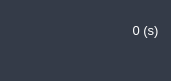
   <widget class="QFrame" name="frame_time_adjust">
    <property name="geometry">
     <rect>
      <x>760</x>
      <y>10</y>
      <width>171</width>
      <height>81</height>
     </rect>
    </property>
    <property name="font">
     <font>
      <family>Segoe UI</family>
      <pointsize>8</pointsize>
     </font>
    </property>
    <property name="styleSheet">
     <string notr="true">border-radius: 5px;
background-color: rgb(52, 59, 72);</string>
    </property>
    <widget class="QPushButton" name="btn_plus">
     <property name="geometry">
      <rect>
       <x>15</x>
       <y>10</y>
       <width>51</width>
       <height>41</height>
      </rect>
     </property>
     <property name="sizePolicy">
      <sizepolicy hsizetype="Expanding" vsizetype="Expanding">
       <horstretch>0</horstretch>
       <verstretch>0</verstretch>
      </sizepolicy>
     </property>
     <property name="styleSheet">
      <string notr="true">QPushButton {
	border: 2px solid rgb(52, 59, 72);
	border-top-left-radius: 10px;	
	border-bottom-left-radius: 10px;
	background-color: rgb(52, 59, 72);
}
QPushButton:hover {
	background-color:rgb(0, 152, 0);
	border: 2px solid rgb(0, 152, 0);
	border-top-left-radius: 10px;	
	border-bottom-left-radius: 10px;	
}
QPushButton:pressed {	
	background-color: rgb(35, 40, 49);
	border: 2px solid rgb(43, 50, 61);
}</string>
     </property>
     <property name="text">
      <string/>
     </property>
     <property name="icon">
      <iconset resource="files.qrc">
       <normaloff>:/20x20/icons/20x20/cil-plus.png</normaloff>:/20x20/icons/20x20/cil-plus.png</iconset>
     </property>
    </widget>
    <widget class="QPushButton" name="btn_minus">
     <property name="geometry">
      <rect>
       <x>66</x>
       <y>10</y>
       <width>51</width>
       <height>41</height>
      </rect>
     </property>
     <property name="sizePolicy">
      <sizepolicy hsizetype="Expanding" vsizetype="Expanding">
       <horstretch>0</horstretch>
       <verstretch>0</verstretch>
      </sizepolicy>
     </property>
     <property name="styleSheet">
      <string notr="true">QPushButton {
	border: 2px solid rgb(52, 59, 72);
	border-top-right-radius: 10px;	
	border-bottom-right-radius: 10px;	
	background-color: rgb(52, 59, 72);
}
QPushButton:hover {
	background-color:rgb(167, 0, 0);
	border: 2px solid rgb(167, 0, 0);
	border-top-right-radius: 10px;	
	border-bottom-right-radius: 10px;
}
QPushButton:pressed {	
	background-color: rgb(35, 40, 49);
	border: 2px solid rgb(43, 50, 61);
}</string>
     </property>
     <property name="text">
      <string/>
     </property>
     <property name="icon">
      <iconset resource="files.qrc">
       <normaloff>:/20x20/icons/20x20/cil-minus.png</normaloff>:/20x20/icons/20x20/cil-minus.png</iconset>
     </property>
    </widget>
    <widget class="QLabel" name="time_respond">
     <property name="geometry">
      <rect>
       <x>120</x>
       <y>10</y>
       <width>51</width>
       <height>41</height>
      </rect>
     </property>
     <property name="font">
      <font>
       <family>Segoe UI</family>
       <pointsize>10</pointsize>
       <weight>50</weight>
       <bold>false</bold>
      </font>
     </property>
     <property name="styleSheet">
      <string notr="true">color:rgb(255, 255, 255);</string>
     </property>
     <property name="text">
      <string>0 (s)</string>
     </property>
     <property name="alignment">
      <set>Qt::AlignCenter</set>
     </property>
    </widget>
   </widget>
